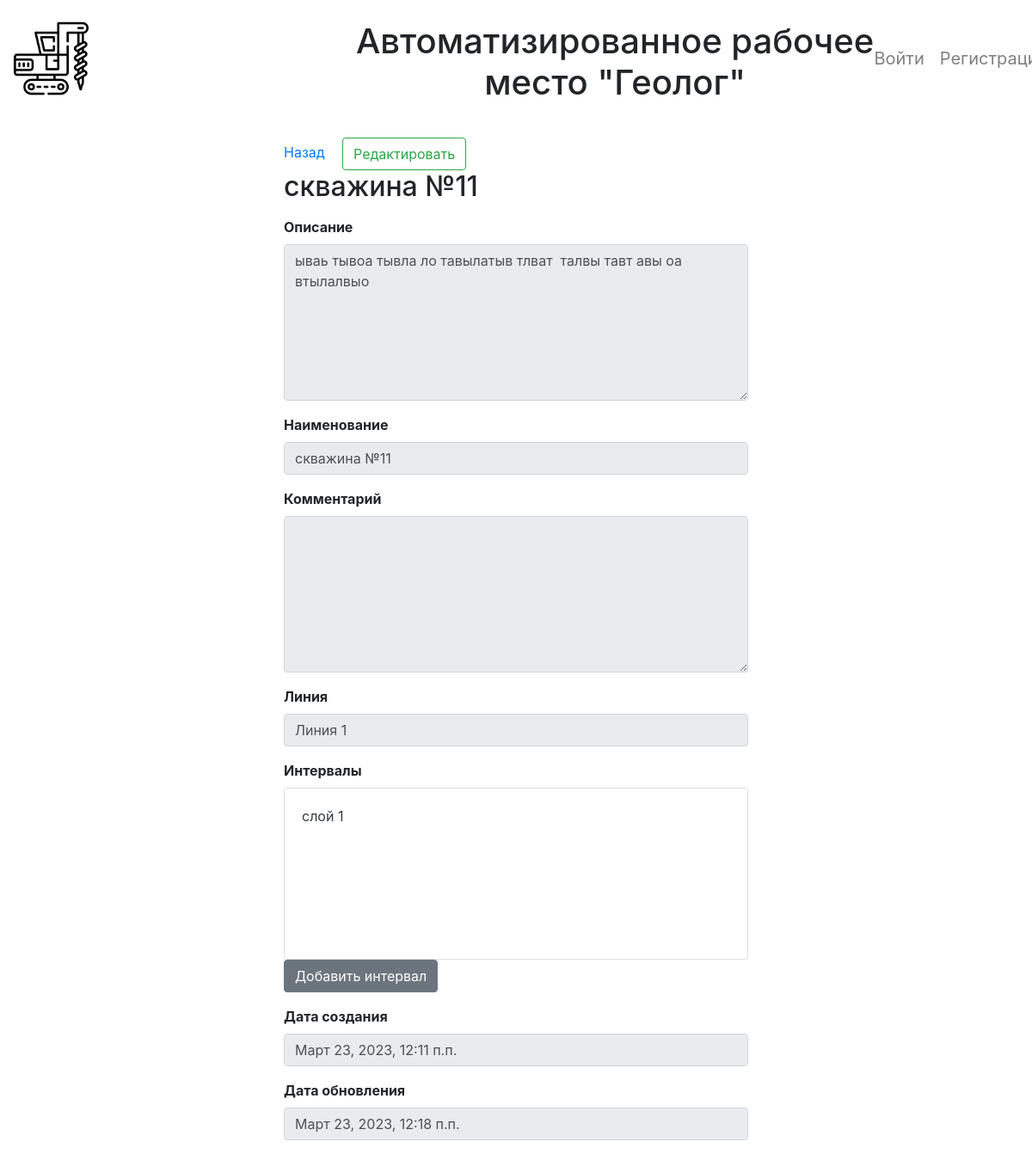
/wells/1, run on an earlier commit of the app's database.
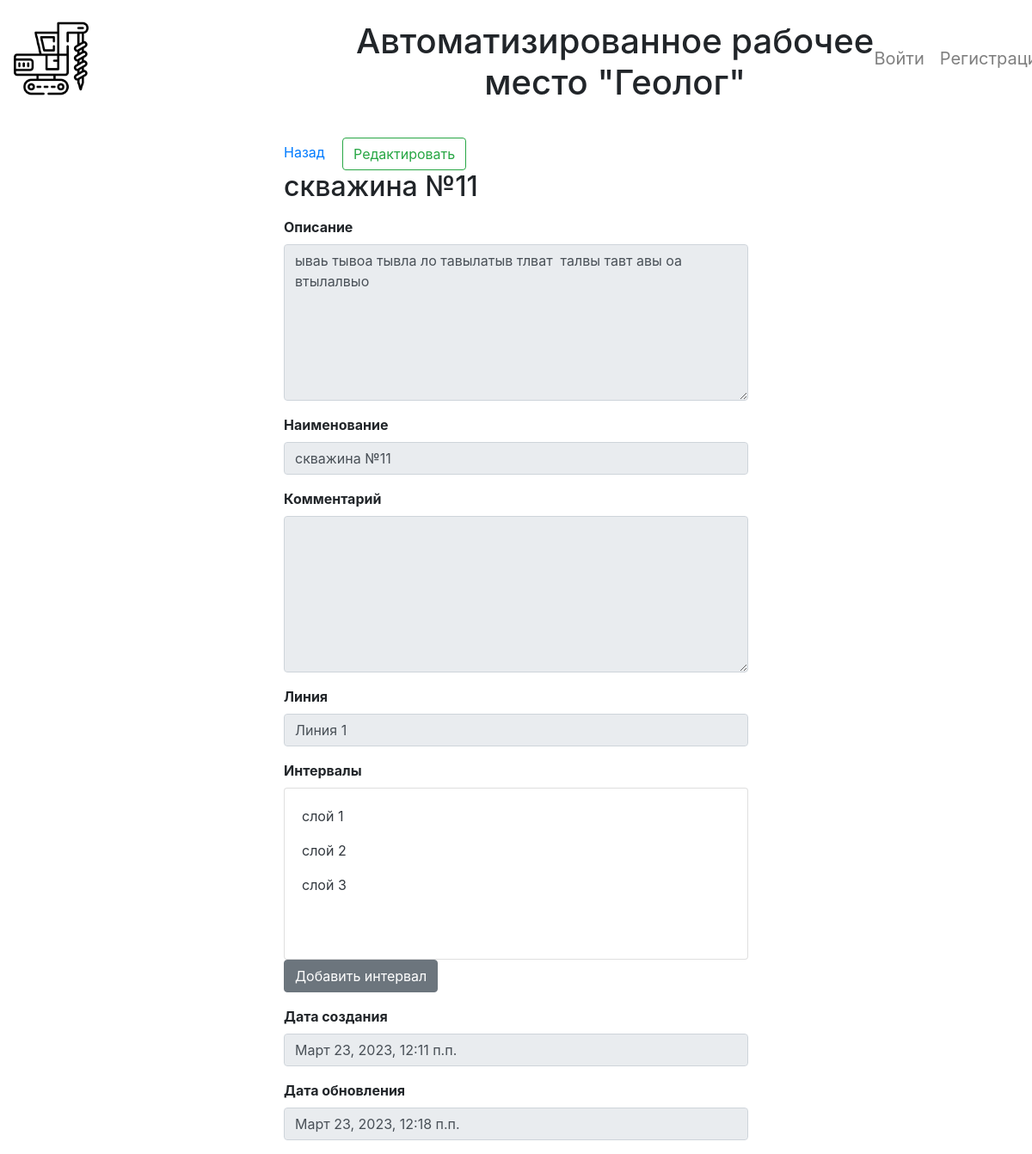
And on a later commit of the database.
### main/models.py (models this page shows, shortened)
class Layer(models.Model):
    name = models.CharField("Наименование", max_length=255)
    description = models.TextField("Описание", null=True, blank=True)
    comment = models.TextField("Комментарий", null=True, blank=True)
    well = models.ForeignKey(Well, verbose_name="Скважина", on_delete=models.CASCADE)
    layer_material = models.ForeignKey(LayerMaterial, verbose_name="Материал слоя", on_delete=models.CASCADE)
    responsible = models.ForeignKey(CustomUser, verbose_name="Ответственный", on_delete=models.CASCADE)
    sample_obtained = models.BooleanField("Проба взята", default=False)
    drilling_stopped = models.BooleanField("Бурение остановлено", default=False)
    aquifer = models.BooleanField("Водоносный слой", default=False)
    created_at = models.DateTimeField("Дата создания", auto_now_add=True)
    updated_at = models.DateTimeField("Дата обновления", auto_now=True)
    class Meta:
        verbose_name = "Интервал"
        verbose_name_plural = "Интервалы"

### main/views.py (the view)
# urls.py: path('wells/<int:pk>', views.WellDetailView.as_view(), name='wells_detail'),
class WellDetailView(DetailView):
    template_name = "main/tasks/wells/index.html"
    model = models.Well
    def get_context_data(self, **kwargs):
        context = super().get_context_data(**kwargs)
        context['layers'] = models.Layer.objects.filter(well=self.get_object()).all()
        return context

### main/models.py (called while the page is built)
    def __str__(self):
        return self.name

### templates/main/tasks/wells/index.html (shortened to what this page needs)
{% extends "layout.html" %}
{% block content %}
    <div class="col-12">
        <div class="row justify-content-center">
            <div class="col-md-6">
                <div class="form-group">
                    <a href="/main_menu?target=tasks">Назад</a>
                    <a href="/wells/edit/{{ object.id }}" class="ml-3 btn btn-outline-success">Редактировать</a>
                    <h2>{{ object.name }}</h2>
                </div>
                <div class="form-group">
                    <label for="description" class="font-weight-bold">Описание</label>
                    <textarea type="text" class="form-control" readonly id="description" rows="7">{{ object.description }}</textarea>
                </div>
                <div class="form-group">
                    <label for="name" class="font-weight-bold">Наименование</label>
                    <input type="text" class="form-control" readonly id="name" value="{{ object.name }}">
                </div>
                <div class="form-group">
                    <label for="comment" class="font-weight-bold">Комментарий</label>
                    <textarea type="text" class="form-control" readonly id="comment" rows="7">{{ object.comment }}</textarea>
                </div>
                <div class="form-group">
                    <label for="line" class="font-weight-bold">Линия</label>
                    <input type="text" class="form-control" readonly id="line" value="{{ object.line }}">
                </div>
                <div class="form-group">
                    <label for="layer" class="font-weight-bold">Интервалы</label>
                    <div id="layers" class="card card-body" style="overflow-y: scroll; height:200px;">
                        {% for layer in layers %}
                            <p><a href="/layers/{{ layer.id }}?well={{ object.id }}" class="text-dark">{{ layer.name }}</a></p>
                        {% endfor %}
                    </div>
                    <a href="/layers/add?well={{ object.id }}" class="btn btn-secondary">Добавить интервал</a>
                </div>
                <div class="form-group">
                    <label for="created_at" class="font-weight-bold">Дата создания</label>
                    <input type="text" class="form-control" readonly id="created_at" value="{{ object.created_at }}">
                </div>
                <div class="form-group">
                    <label for="updated_at" class="font-weight-bold">Дата обновления</label>
                    <input type="text" class="form-control" readonly id="updated_at" value="{{ object.updated_at }}">
                </div>
            </div>
        </div>
    </div>
{% endblock %}

What changed in the data, as far as the page shows it:
added Layer: name "слой 2"
added Layer: name "слой 3"
